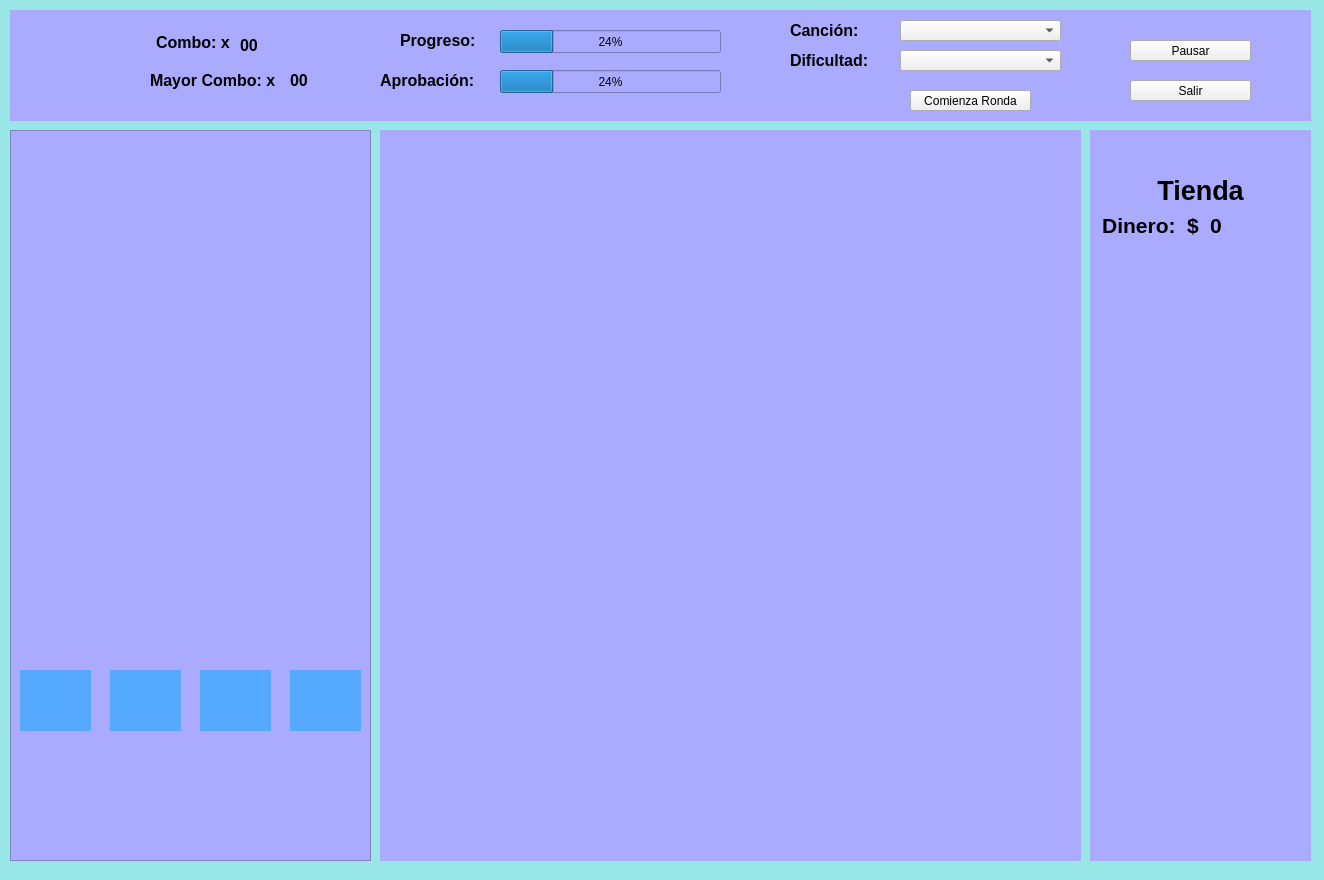
<?xml version="1.0" encoding="UTF-8"?>
<ui version="4.0">
 <class>GameWindow</class>
 <widget class="QWidget" name="GameWindow">
  <property name="geometry">
   <rect>
    <x>0</x>
    <y>0</y>
    <width>1324</width>
    <height>880</height>
   </rect>
  </property>
  <property name="windowTitle">
   <string>Ventaja de Juego</string>
  </property>
  <property name="styleSheet">
   <string notr="true">background-color: rgb(153, 230, 230);</string>
  </property>
  <widget class="QWidget" name="widget" native="true">
   <property name="geometry">
    <rect>
     <x>20</x>
     <y>670</y>
     <width>71</width>
     <height>61</height>
    </rect>
   </property>
   <property name="autoFillBackground">
    <bool>false</bool>
   </property>
   <property name="styleSheet">
    <string notr="true">background-color: rgb(85, 170, 255);</string>
   </property>
  </widget>
  <widget class="QWidget" name="widget_2" native="true">
   <property name="geometry">
    <rect>
     <x>110</x>
     <y>670</y>
     <width>71</width>
     <height>61</height>
    </rect>
   </property>
   <property name="layoutDirection">
    <enum>Qt::LeftToRight</enum>
   </property>
   <property name="autoFillBackground">
    <bool>false</bool>
   </property>
   <property name="styleSheet">
    <string notr="true">background-color: rgb(85, 170, 255);</string>
   </property>
  </widget>
  <widget class="QWidget" name="widget_3" native="true">
   <property name="geometry">
    <rect>
     <x>200</x>
     <y>670</y>
     <width>71</width>
     <height>61</height>
    </rect>
   </property>
   <property name="autoFillBackground">
    <bool>false</bool>
   </property>
   <property name="styleSheet">
    <string notr="true">background-color: rgb(85, 170, 255);</string>
   </property>
  </widget>
  <widget class="QWidget" name="widget_4" native="true">
   <property name="geometry">
    <rect>
     <x>290</x>
     <y>670</y>
     <width>71</width>
     <height>61</height>
    </rect>
   </property>
   <property name="autoFillBackground">
    <bool>false</bool>
   </property>
   <property name="styleSheet">
    <string notr="true">background-color: rgb(85, 170, 255);</string>
   </property>
  </widget>
  <widget class="QFrame" name="frame">
   <property name="geometry">
    <rect>
     <x>10</x>
     <y>130</y>
     <width>361</width>
     <height>731</height>
    </rect>
   </property>
   <property name="styleSheet">
    <string notr="true">background-color: rgb(170, 170, 255);
border-color: rgb(170, 85, 255);</string>
   </property>
   <property name="frameShape">
    <enum>QFrame::StyledPanel</enum>
   </property>
   <property name="frameShadow">
    <enum>QFrame::Raised</enum>
   </property>
   <widget class="QWidget" name="verticalLayoutWidget">
    <property name="geometry">
     <rect>
      <x>10</x>
      <y>620</y>
      <width>341</width>
      <height>81</height>
     </rect>
    </property>
    <layout class="QHBoxLayout" name="KeylegendLayout">
     <item>
      <widget class="QLabel" name="label">
       <property name="autoFillBackground">
        <bool>false</bool>
       </property>
       <property name="styleSheet">
        <string notr="true">background-color: rgb(170, 170, 255);</string>
       </property>
       <property name="text">
        <string/>
       </property>
       <property name="pixmap">
        <pixmap>../sprites/flechas/left_5.png</pixmap>
       </property>
       <property name="scaledContents">
        <bool>true</bool>
       </property>
      </widget>
     </item>
     <item>
      <widget class="QLabel" name="label_2">
       <property name="autoFillBackground">
        <bool>false</bool>
       </property>
       <property name="styleSheet">
        <string notr="true">background-color: rgb(170, 170, 255);</string>
       </property>
       <property name="text">
        <string/>
       </property>
       <property name="pixmap">
        <pixmap>../sprites/flechas/up_5.png</pixmap>
       </property>
       <property name="scaledContents">
        <bool>true</bool>
       </property>
      </widget>
     </item>
     <item>
      <widget class="QLabel" name="label_3">
       <property name="autoFillBackground">
        <bool>false</bool>
       </property>
       <property name="styleSheet">
        <string notr="true">background-color: rgb(170, 170, 255);</string>
       </property>
       <property name="text">
        <string/>
       </property>
       <property name="pixmap">
        <pixmap>../sprites/flechas/down_5.png</pixmap>
       </property>
       <property name="scaledContents">
        <bool>true</bool>
       </property>
      </widget>
     </item>
     <item>
      <widget class="QLabel" name="label_4">
       <property name="autoFillBackground">
        <bool>false</bool>
       </property>
       <property name="styleSheet">
        <string notr="true">background-color: rgb(170, 170, 255);</string>
       </property>
       <property name="text">
        <string/>
       </property>
       <property name="pixmap">
        <pixmap>../sprites/flechas/right_5.png</pixmap>
       </property>
       <property name="scaledContents">
        <bool>true</bool>
       </property>
      </widget>
     </item>
    </layout>
    <zorder>label_2</zorder>
    <zorder>label</zorder>
    <zorder>label_3</zorder>
    <zorder>label_4</zorder>
   </widget>
  </widget>
  <widget class="QWidget" name="widget_5" native="true">
   <property name="geometry">
    <rect>
     <x>10</x>
     <y>10</y>
     <width>1301</width>
     <height>111</height>
    </rect>
   </property>
   <property name="styleSheet">
    <string notr="true">background-color: rgb(170, 170, 255);</string>
   </property>
   <widget class="QLabel" name="label_9">
    <property name="geometry">
     <rect>
      <x>10</x>
      <y>10</y>
      <width>131</width>
      <height>101</height>
     </rect>
    </property>
    <property name="text">
     <string/>
    </property>
    <property name="pixmap">
     <pixmap>../sprites/logo.png</pixmap>
    </property>
    <property name="scaledContents">
     <bool>true</bool>
    </property>
   </widget>
   <widget class="QLabel" name="label_10">
    <property name="geometry">
     <rect>
      <x>146</x>
      <y>22</y>
      <width>81</width>
      <height>21</height>
     </rect>
    </property>
    <property name="font">
     <font>
      <pointsize>12</pointsize>
      <weight>75</weight>
      <bold>true</bold>
     </font>
    </property>
    <property name="text">
     <string>Combo: x</string>
    </property>
   </widget>
   <widget class="QLabel" name="label_11">
    <property name="geometry">
     <rect>
      <x>140</x>
      <y>60</y>
      <width>141</width>
      <height>21</height>
     </rect>
    </property>
    <property name="font">
     <font>
      <pointsize>12</pointsize>
      <weight>75</weight>
      <bold>true</bold>
     </font>
    </property>
    <property name="text">
     <string>Mayor Combo: x</string>
    </property>
   </widget>
   <widget class="QLabel" name="label_12">
    <property name="geometry">
     <rect>
      <x>390</x>
      <y>20</y>
      <width>81</width>
      <height>21</height>
     </rect>
    </property>
    <property name="font">
     <font>
      <pointsize>12</pointsize>
      <weight>75</weight>
      <bold>true</bold>
     </font>
    </property>
    <property name="text">
     <string>Progreso:</string>
    </property>
   </widget>
   <widget class="QLabel" name="label_13">
    <property name="geometry">
     <rect>
      <x>370</x>
      <y>60</y>
      <width>101</width>
      <height>21</height>
     </rect>
    </property>
    <property name="font">
     <font>
      <pointsize>12</pointsize>
      <weight>75</weight>
      <bold>true</bold>
     </font>
    </property>
    <property name="text">
     <string>Aprobación:</string>
    </property>
   </widget>
   <widget class="QProgressBar" name="progressBar">
    <property name="geometry">
     <rect>
      <x>490</x>
      <y>20</y>
      <width>221</width>
      <height>23</height>
     </rect>
    </property>
    <property name="value">
     <number>24</number>
    </property>
    <property name="alignment">
     <set>Qt::AlignRight|Qt::AlignTrailing|Qt::AlignVCenter</set>
    </property>
    <property name="textVisible">
     <bool>true</bool>
    </property>
    <property name="orientation">
     <enum>Qt::Horizontal</enum>
    </property>
    <property name="invertedAppearance">
     <bool>false</bool>
    </property>
    <property name="format">
     <string>%p%</string>
    </property>
   </widget>
   <widget class="QProgressBar" name="progressBar_2">
    <property name="geometry">
     <rect>
      <x>490</x>
      <y>60</y>
      <width>221</width>
      <height>23</height>
     </rect>
    </property>
    <property name="value">
     <number>24</number>
    </property>
    <property name="alignment">
     <set>Qt::AlignRight|Qt::AlignTrailing|Qt::AlignVCenter</set>
    </property>
    <property name="textVisible">
     <bool>true</bool>
    </property>
    <property name="orientation">
     <enum>Qt::Horizontal</enum>
    </property>
    <property name="invertedAppearance">
     <bool>false</bool>
    </property>
    <property name="format">
     <string>%p%</string>
    </property>
   </widget>
   <widget class="QLabel" name="label_14">
    <property name="geometry">
     <rect>
      <x>780</x>
      <y>10</y>
      <width>81</width>
      <height>21</height>
     </rect>
    </property>
    <property name="font">
     <font>
      <pointsize>12</pointsize>
      <weight>75</weight>
      <bold>true</bold>
     </font>
    </property>
    <property name="text">
     <string>Canción:</string>
    </property>
   </widget>
   <widget class="QLabel" name="label_15">
    <property name="geometry">
     <rect>
      <x>780</x>
      <y>40</y>
      <width>81</width>
      <height>21</height>
     </rect>
    </property>
    <property name="font">
     <font>
      <pointsize>12</pointsize>
      <weight>75</weight>
      <bold>true</bold>
     </font>
    </property>
    <property name="text">
     <string>Dificultad:</string>
    </property>
   </widget>
   <widget class="QComboBox" name="comboBox_2">
    <property name="enabled">
     <bool>true</bool>
    </property>
    <property name="geometry">
     <rect>
      <x>890</x>
      <y>40</y>
      <width>161</width>
      <height>21</height>
     </rect>
    </property>
    <property name="focusPolicy">
     <enum>Qt::NoFocus</enum>
    </property>
    <property name="styleSheet">
     <string notr="true">background-color: rgb(239, 239, 239);</string>
    </property>
   </widget>
   <widget class="QPushButton" name="pushButton_comienzaronda">
    <property name="geometry">
     <rect>
      <x>900</x>
      <y>80</y>
      <width>121</width>
      <height>21</height>
     </rect>
    </property>
    <property name="styleSheet">
     <string notr="true">background-color: rgb(239, 239, 239);</string>
    </property>
    <property name="text">
     <string>Comienza Ronda</string>
    </property>
   </widget>
   <widget class="QPushButton" name="pushButton_pausar">
    <property name="geometry">
     <rect>
      <x>1120</x>
      <y>30</y>
      <width>121</width>
      <height>21</height>
     </rect>
    </property>
    <property name="styleSheet">
     <string notr="true">background-color: rgb(239, 239, 239);</string>
    </property>
    <property name="text">
     <string>Pausar</string>
    </property>
   </widget>
   <widget class="QPushButton" name="pushButton_salir">
    <property name="geometry">
     <rect>
      <x>1120</x>
      <y>70</y>
      <width>121</width>
      <height>21</height>
     </rect>
    </property>
    <property name="styleSheet">
     <string notr="true">background-color: rgb(239, 239, 239);</string>
    </property>
    <property name="text">
     <string>Salir</string>
    </property>
   </widget>
   <widget class="QLabel" name="label_combo">
    <property name="geometry">
     <rect>
      <x>230</x>
      <y>20</y>
      <width>41</width>
      <height>31</height>
     </rect>
    </property>
    <property name="font">
     <font>
      <pointsize>12</pointsize>
      <weight>75</weight>
      <bold>true</bold>
     </font>
    </property>
    <property name="text">
     <string>00</string>
    </property>
   </widget>
   <widget class="QLabel" name="label_mayor_combo">
    <property name="geometry">
     <rect>
      <x>280</x>
      <y>60</y>
      <width>31</width>
      <height>21</height>
     </rect>
    </property>
    <property name="font">
     <font>
      <pointsize>12</pointsize>
      <weight>75</weight>
      <bold>true</bold>
     </font>
    </property>
    <property name="text">
     <string>00</string>
    </property>
   </widget>
   <widget class="QComboBox" name="comboBox_3">
    <property name="enabled">
     <bool>true</bool>
    </property>
    <property name="geometry">
     <rect>
      <x>890</x>
      <y>10</y>
      <width>161</width>
      <height>21</height>
     </rect>
    </property>
    <property name="focusPolicy">
     <enum>Qt::NoFocus</enum>
    </property>
    <property name="styleSheet">
     <string notr="true">background-color: rgb(239, 239, 239);</string>
    </property>
    <property name="editable">
     <bool>false</bool>
    </property>
   </widget>
  </widget>
  <widget class="QWidget" name="widget_6" native="true">
   <property name="geometry">
    <rect>
     <x>380</x>
     <y>130</y>
     <width>701</width>
     <height>731</height>
    </rect>
   </property>
   <property name="styleSheet">
    <string notr="true">background-color: rgb(170, 170, 255);</string>
   </property>
   <widget class="QLabel" name="label_5">
    <property name="geometry">
     <rect>
      <x>10</x>
      <y>10</y>
      <width>681</width>
      <height>701</height>
     </rect>
    </property>
    <property name="text">
     <string/>
    </property>
    <property name="pixmap">
     <pixmap>../sprites/fondos/fondo.png</pixmap>
    </property>
    <property name="scaledContents">
     <bool>true</bool>
    </property>
   </widget>
   <widget class="QWidget" name="widget_7" native="true">
    <property name="geometry">
     <rect>
      <x>0</x>
      <y>0</y>
      <width>701</width>
      <height>731</height>
     </rect>
    </property>
    <property name="styleSheet">
     <string notr="true">background-color: rgb(170, 170, 255);</string>
    </property>
    <widget class="QLabel" name="label_6">
     <property name="geometry">
      <rect>
       <x>10</x>
       <y>10</y>
       <width>681</width>
       <height>701</height>
      </rect>
     </property>
     <property name="text">
      <string/>
     </property>
     <property name="pixmap">
      <pixmap>../sprites/fondos/fondo.png</pixmap>
     </property>
     <property name="scaledContents">
      <bool>true</bool>
     </property>
    </widget>
   </widget>
  </widget>
  <widget class="QWidget" name="widget_8" native="true">
   <property name="geometry">
    <rect>
     <x>1090</x>
     <y>130</y>
     <width>221</width>
     <height>731</height>
    </rect>
   </property>
   <property name="styleSheet">
    <string notr="true">background-color: rgb(170, 170, 255);</string>
   </property>
   <widget class="QLabel" name="label_7">
    <property name="geometry">
     <rect>
      <x>30</x>
      <y>30</y>
      <width>161</width>
      <height>61</height>
     </rect>
    </property>
    <property name="font">
     <font>
      <pointsize>20</pointsize>
      <weight>75</weight>
      <bold>true</bold>
     </font>
    </property>
    <property name="text">
     <string>Tienda</string>
    </property>
    <property name="textFormat">
     <enum>Qt::MarkdownText</enum>
    </property>
    <property name="scaledContents">
     <bool>true</bool>
    </property>
    <property name="alignment">
     <set>Qt::AlignCenter</set>
    </property>
   </widget>
   <widget class="QLabel" name="label_8">
    <property name="geometry">
     <rect>
      <x>10</x>
      <y>80</y>
      <width>101</width>
      <height>31</height>
     </rect>
    </property>
    <property name="font">
     <font>
      <pointsize>16</pointsize>
      <weight>75</weight>
      <bold>true</bold>
     </font>
    </property>
    <property name="text">
     <string>Dinero:  $</string>
    </property>
    <property name="textFormat">
     <enum>Qt::MarkdownText</enum>
    </property>
    <property name="scaledContents">
     <bool>true</bool>
    </property>
    <property name="alignment">
     <set>Qt::AlignCenter</set>
    </property>
   </widget>
   <widget class="QLabel" name="label_dinero">
    <property name="geometry">
     <rect>
      <x>120</x>
      <y>80</y>
      <width>81</width>
      <height>31</height>
     </rect>
    </property>
    <property name="font">
     <font>
      <pointsize>16</pointsize>
      <weight>75</weight>
      <bold>true</bold>
     </font>
    </property>
    <property name="text">
     <string>0</string>
    </property>
    <property name="scaledContents">
     <bool>true</bool>
    </property>
   </widget>
  </widget>
  <zorder>widget_5</zorder>
  <zorder>frame</zorder>
  <zorder>widget</zorder>
  <zorder>widget_2</zorder>
  <zorder>widget_3</zorder>
  <zorder>widget_4</zorder>
  <zorder>widget_6</zorder>
  <zorder>widget_8</zorder>
 </widget>
 <resources/>
 <connections/>
</ui>
